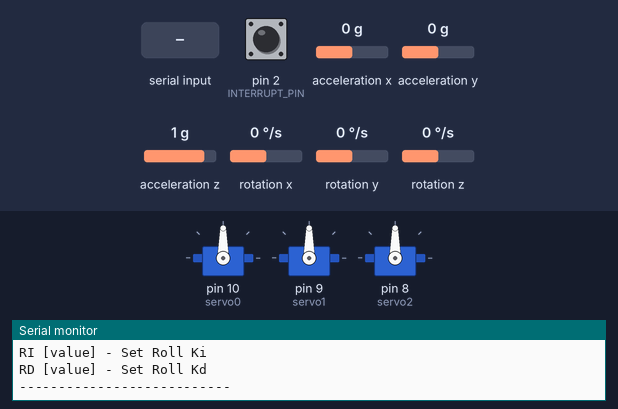
Bench run of a sketch on a simulated Arduino Uno, built with avr-gcc and run on an emulated ATmega328P. On the bench: 3 × servo, the last lines printed to the serial monitor. Inputs (shaded band) come from the test bench; at power-on: rotation z 0 °/s, acceleration x 0 g, acceleration y 0 g, acceleration z 1 g, pin 2 (INTERRUPT_PIN) LOW, rotation x 0 °/s, rotation y 0 °/s. The sensor or clock chip raises its interrupt line as the real part does.

Above: at 1.7 s.
1.8 s: rotation z set to -192 °/s
At 4.5 s:
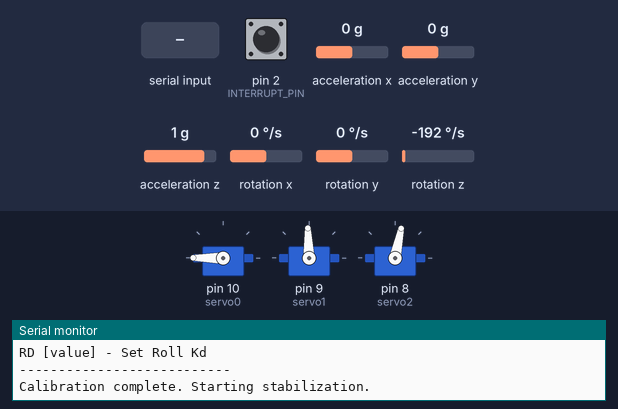
4.8 s: acceleration x set to -1.4 g
At 6.0 s:
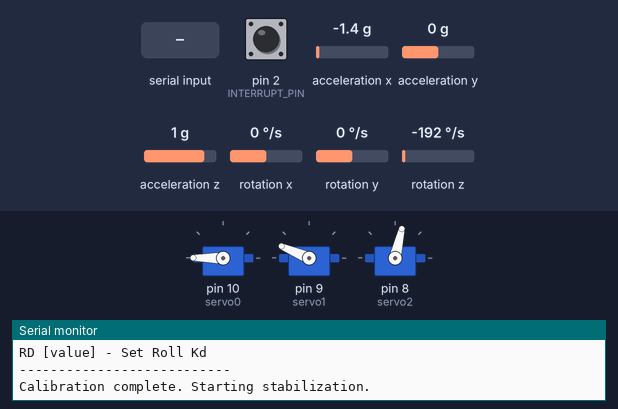
7.8 s: acceleration y set to -1.4 g
At 8.4 s:
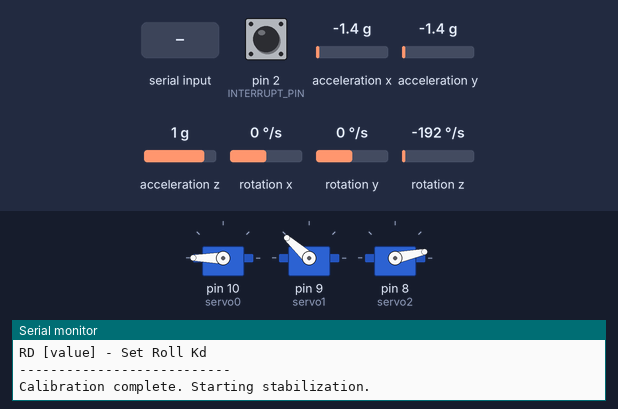
10.8 s: acceleration z set to -0.1 g
At 12.4 s:
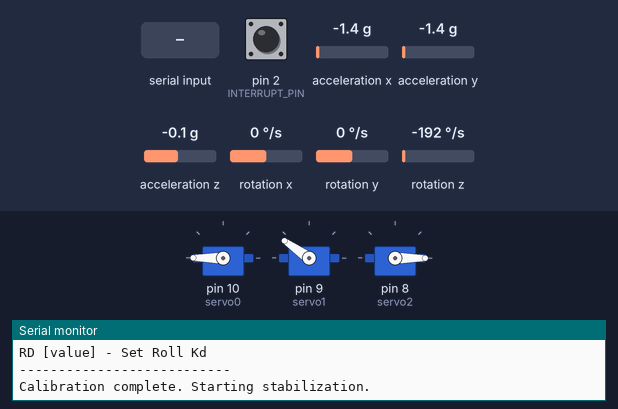
13.8 s: acceleration x set to -0.8 g
At 15.35 s:
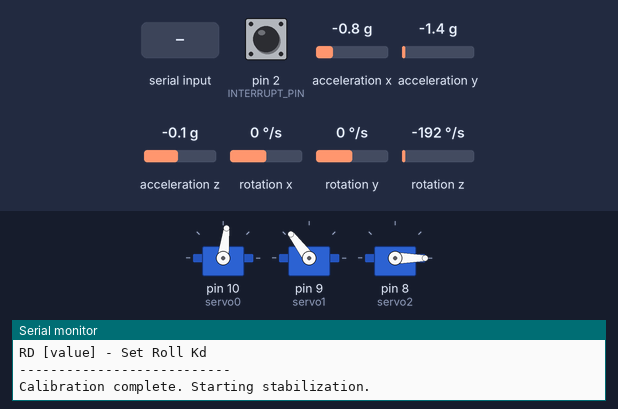
16.8 s: "90 45 200\n" received over Serial
Timing chart, 0 to 20.8 s (numbered marks = the images above; inputs shaded):
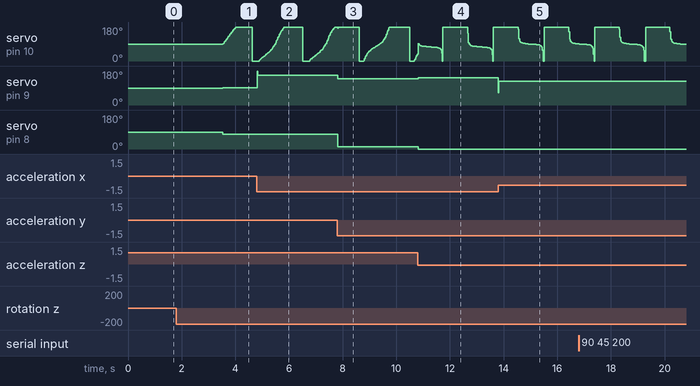

Measured:
- after the input at 1.8 s, servo on pin 10 (servo0): rises from 90° to 180° in 0.47 s, then falls to 0° in 0.62 s
- after the input at 4.8 s, servo on pin 9 (servo1): 92° → 157° at once
- after the input at 7.8 s, servo on pin 9 (servo1): 157° → 138° at once
- after the input at 10.8 s, servo on pin 9 (servo1): 138° → 145° at once; servo on pin 8 (servo2): 12° → 0° at once
- after the input at 13.8 s, servo on pin 9 (servo1): 145° → 127° at once

The sketch:

Gimbal.ino
```cpp
#include "I2Cdev.h"
#include "MPU6050_6Axis_MotionApps20.h"
#if I2CDEV_IMPLEMENTATION == I2CDEV_ARDUINO_WIRE
#include "Wire.h"
#endif
#include <Servo.h>

MPU6050 mpu;
Servo servo0; // Yaw (Pin 10)
Servo servo1; // Pitch (Pin 9)
Servo servo2; // Roll (Pin 8)

float correct;
int j = 0;

#define OUTPUT_READABLE_YAWPITCHROLL
#define INTERRUPT_PIN 2
bool blinkState = false;
bool dmpReady = false;
uint8_t mpuIntStatus;
uint8_t devStatus;
uint16_t packetSize;
uint16_t fifoCount;
uint8_t fifoBuffer[64];

Quaternion q;
VectorFloat gravity;
float ypr[3];

volatile bool mpuInterrupt = false;
void dmpDataReady() {
  mpuInterrupt = true;
}
float pitchSetpoint = 0.0;
float rollSetpoint = 0.0;

// Pitch PID (Servo 1, Pin 9)
float pitchKp = 1.2; // Proportional gain
float pitchKi = 0.0; // Integral gain
float pitchKd = 0.04; // Derivative gain

// Roll PID (Servo 2, Pin 8)
float rollKp = 1.2; // Proportional gain
float rollKi = 0.0; // Integral gain
float rollKd = 0.04; // Derivative gain
float pitchInput, pitchOutput, pitchError, pitchLastError = 0, pitchIntegral = 0;
float rollInput, rollOutput, rollError, rollLastError = 0, rollIntegral = 0;
unsigned long lastLoopTime;
String serialInputString = "";


void setup() {
#if I2CDEV_IMPLEMENTATION == I2CDEV_ARDUINO_WIRE
  Wire.begin();
  Wire.setClock(400000); // 400kHz I2C clock
#elif I2CDEV_IMPLEMENTATION == I2CDEV_BUILTIN_FASTWIRE
  Fastwire::setup(400, true);
#endif

  Serial.begin(115200);

  mpu.initialize();
  pinMode(INTERRUPT_PIN, INPUT);
  Serial.println(F("Initializing DMP..."));
  devStatus = mpu.dmpInitialize();

  mpu.setXGyroOffset(1);
  mpu.setYGyroOffset(-35);
  mpu.setZGyroOffset(-21);
  mpu.setZAccelOffset(1749);

  if (devStatus == 0) {
    mpu.setDMPEnabled(true);
    attachInterrupt(digitalPinToInterrupt(INTERRUPT_PIN), dmpDataReady, RISING);
    mpuIntStatus = mpu.getIntStatus();
    dmpReady = true;
    packetSize = mpu.dmpGetFIFOPacketSize();
    Serial.println(F("DMP connection successful."));
  } else {
    Serial.print(F("DMP Initialization failed (code "));
    Serial.print(devStatus);
    Serial.println(F(")"));
  }

  servo0.attach(10); // Yaw
  servo1.attach(9);  // Pitch
  servo2.attach(8);  // Roll
  Serial.println(F("Servos attached. Calibration will run for 300 cycles."));

  Serial.println(F("--- PID Tuning Commands ---"));
  Serial.println(F("Send commands via Serial Monitor (e.g., 'PP 2.5')"));
  Serial.println(F("PP [value] - Set Pitch Kp"));
  Serial.println(F("PI [value] - Set Pitch Ki"));
  Serial.println(F("PD [value] - Set Pitch Kd"));
  Serial.println(F("RP [value] - Set Roll Kp"));
  Serial.println(F("RI [value] - Set Roll Ki"));
  Serial.println(F("RD [value] - Set Roll Kd"));
  Serial.println(F("---------------------------"));

  lastLoopTime = micros(); // Initialize PID loop timer
}

void parseCommand(String cmd) {
  cmd.trim(); // Remove whitespace
  int splitPos = cmd.indexOf(' ');
  if (splitPos == -1) return; // Invalid command format

  String command = cmd.substring(0, splitPos);
  command.toUpperCase(); // Case-insensitive commands
  float value = cmd.substring(splitPos + 1).toFloat();

  if (command == F("PP")) {
    pitchKp = value;
    pitchIntegral = 0; // Reset integral on gain change
    Serial.print(F(">>> Set Pitch Kp = ")); Serial.println(pitchKp);
  } else if (command == F("PI")) {
    pitchKi = value;
    pitchIntegral = 0;
    Serial.print(F(">>> Set Pitch Ki = ")); Serial.println(pitchKi);
  } else if (command == F("PD")) {
    pitchKd = value;
    Serial.print(F(">>> Set Pitch Kd = ")); Serial.println(pitchKd);
  } else if (command == F("RP")) {
    rollKp = value;
    rollIntegral = 0;
    Serial.print(F(">>> Set Roll Kp = ")); Serial.println(rollKp);
  } else if (command == F("RI")) {
    rollKi = value;
    rollIntegral = 0;
    Serial.print(F(">>> Set Roll Ki = ")); Serial.println(rollKi);
  } else if (command == F("RD")) {
    rollKd = value;
    Serial.print(F(">>> Set Roll Kd = ")); Serial.println(rollKd);
  } else {
    Serial.println(F(">>> Unknown command."));
  }

  Serial.print(F("Current Pitch[P:")); Serial.print(pitchKp);
  Serial.print(F(",I:")); Serial.print(pitchKi);
  Serial.print(F(",D:")); Serial.print(pitchKd);
  Serial.print(F("] Roll[P:")); Serial.print(rollKp);
  Serial.print(F(",I:")); Serial.print(rollKi);
  Serial.print(F(",D:")); Serial.print(rollKd);
  Serial.println(F("]"));
}

void handleSerialInput() {
  while (Serial.available()) {
    char inChar = (char)Serial.read();
    if (inChar == '\n') {
      parseCommand(serialInputString);
      serialInputString = ""; // Clear for next command
    } else {
      serialInputString += inChar;
    }
  }
}
void loop() {
  handleSerialInput(); // Check for tuning commands first
  if (!dmpReady) return;

  while (!mpuInterrupt && fifoCount < packetSize) {
    if (mpuInterrupt && fifoCount < packetSize) {
      fifoCount = mpu.getFIFOCount();
    }
  }

  mpuInterrupt = false;
  mpuIntStatus = mpu.getIntStatus();
  fifoCount = mpu.getFIFOCount();

  if ((mpuIntStatus & _BV(MPU6050_INTERRUPT_FIFO_OFLOW_BIT)) || fifoCount >= 1024) {
    mpu.resetFIFO();
    fifoCount = mpu.getFIFOCount();
    Serial.println(F("FIFO overflow!"));
  } else if (mpuIntStatus & _BV(MPU6050_INTERRUPT_DMP_INT_BIT)) {
    while (fifoCount < packetSize) fifoCount = mpu.getFIFOCount();
    mpu.getFIFOBytes(fifoBuffer, packetSize);
    fifoCount -= packetSize;

#ifdef OUTPUT_READABLE_YAWPITCHROLL
    mpu.dmpGetQuaternion(&q, fifoBuffer);
    mpu.dmpGetGravity(&gravity, &q);
    mpu.dmpGetYawPitchRoll(ypr, &q, &gravity);
    ypr[0] = ypr[0] * 180 / M_PI; // Yaw
    ypr[1] = ypr[1] * 180 / M_PI; // Pitch
    ypr[2] = ypr[2] * 180 / M_PI; // Roll

    if (j <= 300) {
      correct = ypr[0];
      j++;
      if (j == 301) {
         Serial.println(F("Calibration complete. Starting stabilization."));
      }
    }
    else {
      unsigned long now = micros();
      float dt = (now - lastLoopTime) / 1000000.0;
      lastLoopTime = now;
      if (dt == 0) dt = 1e-6;
      ypr[0] = ypr[0] - correct;
      int servo0Value = map(ypr[0], -90, 90, 0, 180); //yaw
      servo0.write(servo0Value);

      pitchInput = ypr[1];
      pitchError = pitchSetpoint - pitchInput;
      pitchIntegral += pitchError * dt;
      float pitchDerivative = (pitchError - pitchLastError) / dt;
      pitchOutput = (pitchKp * pitchError) + (pitchKi * pitchIntegral) + (pitchKd * pitchDerivative);
      pitchLastError = pitchError;

      int servo1Value = 92 + pitchOutput;
      servo1Value = constrain( servo1Value, 0, 180);
      servo1.write(servo1Value);
      rollInput = ypr[2];
      rollError = rollSetpoint - rollInput;
      rollIntegral += rollError * dt;
      float rollDerivative = (rollError - rollLastError) / dt;
      rollOutput = (rollKp * rollError) + (rollKi * rollIntegral) + (rollKd * rollDerivative);
      rollLastError = rollError;

      int servo2Value = 78 - rollOutput;
      servo2Value = constrain(servo2Value, 0, 180);
      servo2.write(servo2Value);
    }
#endif
  }
}
```
